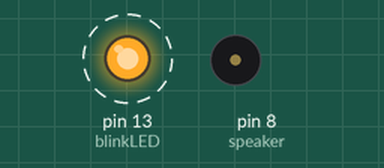
Simulated run of this sketch. Board: Arduino Uno, built with avr-gcc and run on an emulated ATmega328P. Shown: output pins drawn as LEDs (lit = HIGH), buzzer (waves = sounding). Dashed ring = blinking.

Above: at 34.7 s.
Timing chart, 0 to 37.5 s (numbered marks = the images above):
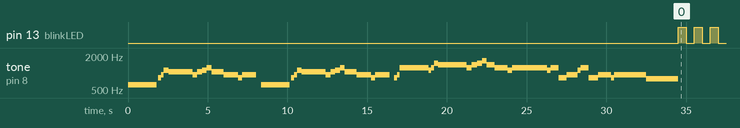

The sketch:

Fi_s_Theme_Piezzo.ino
```cpp
int blinkLED = 13;
int speaker = 8;

void setup() {
  pinMode(blinkLED, OUTPUT);

  tone(speaker, 622, 1800);
  delay(1900);
  tone(speaker, 830, 175);
  delay(175);
  tone(speaker, 932, 175);
  delay(175);
  tone(speaker, 1108, 300);
  delay(300);
  tone(speaker, 1046, 1500);
  delay(1500);
  tone(speaker, 932, 300);
  delay(300);
  tone(speaker, 1046, 300);
  delay(300);
  tone(speaker, 1108, 300);
  delay(300);
  tone(speaker, 1244, 300);
  delay(300);
  tone(speaker, 1046, 750);
  delay(750);
  tone(speaker, 932, 900);
  delay(900);
  tone(speaker, 830, 250);
  delay(250);
  tone(speaker, 932, 900);
  delay(1200);
  tone(speaker, 622, 1800);
  delay(1900);
  tone(speaker, 830, 175);
  delay(175);
  tone(speaker, 932, 175);
  delay(175);
  tone(speaker, 1108, 300);
  delay(300);
  tone(speaker, 1046, 1500);
  delay(1500);
  tone(speaker, 932, 300);
  delay(300);
  tone(speaker, 1046, 300);
  delay(300);
  tone(speaker, 1108, 300);
  delay(300);
  tone(speaker, 1244, 300);
  delay(300);
  tone(speaker, 1046, 750);
  delay(750);
  tone(speaker, 932, 900);
  delay(900);
  tone(speaker, 830, 250);
  delay(250);
  tone(speaker, 932, 900);
  delay(1200);
  tone(speaker, 830, 175);
  delay(175);
  tone(speaker, 932, 175);
  delay(175);
  tone(speaker, 1244, 1800);
  delay(1800);
  tone(speaker, 1108, 175);
  delay(175);
  tone(speaker, 1244, 175);
  delay(175);
  tone(speaker, 1479, 250);
  delay(250);
  tone(speaker, 1396, 1800);
  delay(1800);
  tone(speaker, 1244, 300);
  delay(300);
  tone(speaker, 1396, 350);
  delay(350);
  tone(speaker, 1479, 300);
  delay(300);
  tone(speaker, 1661, 300);
  delay(300);
  tone(speaker, 1396, 500);
  delay(500);
  tone(speaker, 1244, 800);
  delay(800);
  tone(speaker, 1108, 300);
  delay(300);
  tone(speaker, 1244, 2200);
  delay(2200);
  tone(speaker, 1108, 200);
  delay(200);
  tone(speaker, 1244, 500);
  delay(500);
  tone(speaker, 830, 500);
  delay(500);
  tone(speaker, 932, 700);
  delay(700);
  tone(speaker, 1108, 200);
  delay(200);
  tone(speaker, 1244, 500);
  delay(500);
  tone(speaker, 830, 600);
  delay(600);
  tone(speaker, 932, 800);
  delay(800);
  tone(speaker, 830, 200);
  delay(200);
  tone(speaker, 932, 2000);
  delay(2000);
  tone(speaker, 783, 2000);
  delay(2000);

}

void loop() {
  digitalWrite(blinkLED, HIGH);
  delay(500);
  digitalWrite(blinkLED, LOW);
  delay(500);

}
```

Measured:
- by itself, pin 13 (blinkLED): alternates HIGH for 0.50 s and LOW for 0.50 s
